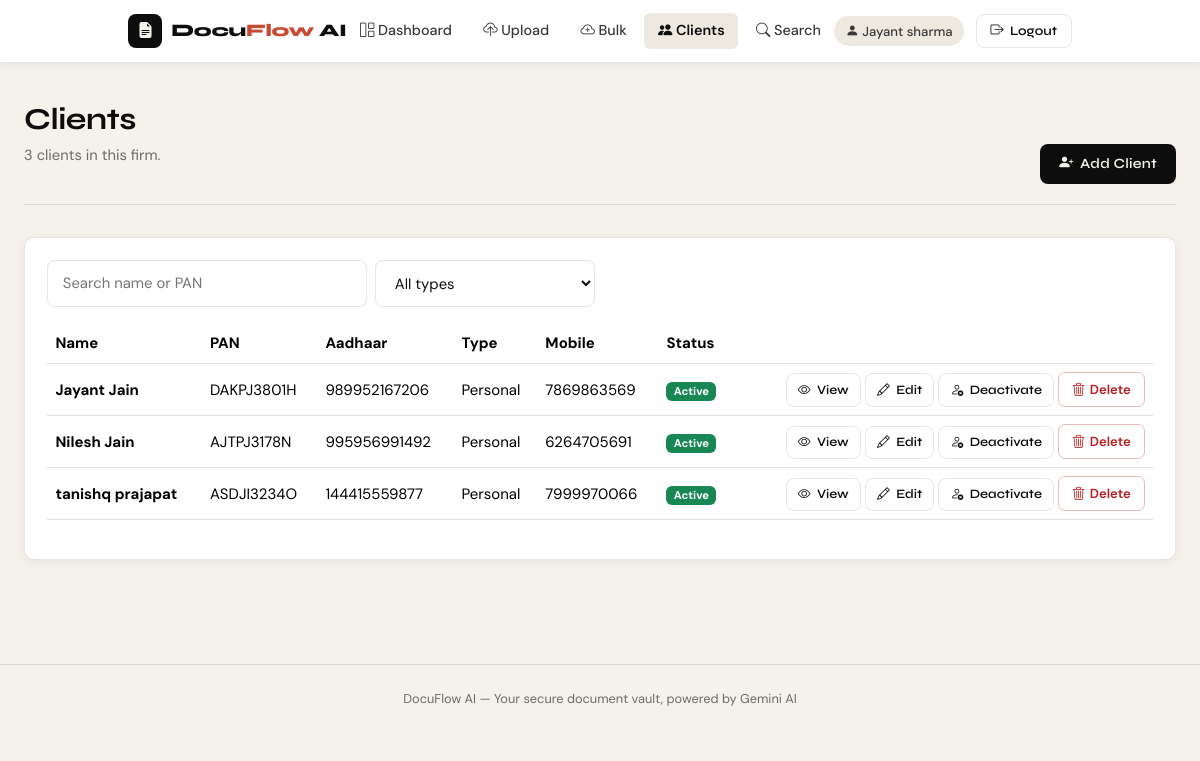
The page /clients (signed in) on the database its author committed.
### app/models/client.py (models this page shows)
class Client(db.Model):
    __tablename__ = "clients"
    id = db.Column(
        db.Integer,
        primary_key=True
    )
    firm_id = db.Column(
        db.Integer,
        db.ForeignKey("firms.id"),
        nullable=False
    )
    client_name = db.Column(
        db.String(255),
        nullable=False
    )
    mobile = db.Column(
        db.String(20)
    )
    email = db.Column(
        db.String(255)
    )
    pan_number = db.Column(
        db.String(20),
        nullable=False
    )
    aadhaar_number = db.Column(
        db.String(20)
    )
    created_at = db.Column(
        db.DateTime,
        server_default=db.func.now()
    )
    client_type = db.Column(
    db.String(50)
)
    is_primary_personal = db.Column(
    db.Boolean,
    default=False
)
    is_active = db.Column(
    db.Boolean,
    default=True,
    nullable=False
)
    google_drive_folder_id = db.Column(
    db.String(255)
)

### app/routes/clients.py (the view)
@clients_bp.route("/clients")
@login_required
def client_list():
    clients = Client.query.filter_by(
        firm_id=session["firm_id"]
    ).all()
    return render_template(
        "clients/list.html",
        clients=clients
    )

### app/utils/access_control.py (called while the page is built, shortened)
def login_required(f):
    @wraps(f)
    def decorated(*args, **kwargs):
        if "user_id" not in session:
            return redirect(url_for("auth.login"))
        return f(*args, **kwargs)
    return decorated

### app/templates/clients/list.html (shortened to what this page needs)
{% extends "base.html" %}
{% block content %}
<div class="page-header">
  <div>
    <h1>Clients</h1>
    <p class="subtitle">{{ clients|length }} client{{ 's' if clients|length != 1 }} in this firm.</p>
  </div>
  <a href="{{ url_for('clients.add_client') }}" class="btn-primary-custom">
    <i class="bi bi-person-plus-fill"></i> Add Client
  </a>
</div>
<div class="card-custom">
  <div class="card-body">
    {% if clients %}
    <div class="d-flex gap-2 mb-3 flex-wrap">
      <input class="form-control-custom"
             style="max-width:320px;"
             id="clientSearch"
             type="search"
             placeholder="Search name or PAN">
      <select class="form-control-custom"
              style="max-width:220px;"
              id="clientTypeFilter">
        <option value="">All types</option>
      </select>
    </div>
    <div class="table-responsive">
      <table class="table align-middle">
        <thead>
          <tr>
            <th>Name</th>
            <th>PAN</th>
            <th>Aadhaar</th>
            <th>Type</th>
            <th>Mobile</th>
            <th>Status</th>
            <th></th>
          </tr>
        </thead>
        <tbody>
          {% for client in clients %}
          <tr data-client-row
              data-name="{{ (client.client_name or '')|lower }}"
              data-pan="{{ (client.pan_number or '')|lower }}"
              data-type="{{ (client.client_type or '')|lower }}">
            <td><strong>{{ client.client_name }}</strong></td>
            <td>{{ client.pan_number }}</td>
            <td>{{ client.aadhaar_number or '-' }}</td>
            <td>{{ (client.client_type or '-')|title }}</td>
            <td>{{ client.mobile or '-' }}</td>
            <td>
              {% if client.is_active %}
              <span class="badge bg-success">Active</span>
              {% else %}
              <span class="badge bg-secondary">Inactive</span>
              {% endif %}
            </td>
            <td class="text-end">
              <a href="{{ url_for('clients.view_client', client_id=client.id) }}" class="btn-outline-custom" style="padding:0.35rem 0.7rem;font-size:0.8rem;">
                <i class="bi bi-eye"></i> View
              </a>
              <a href="{{ url_for('clients.edit_client', client_id=client.id) }}" class="btn-outline-custom" style="padding:0.35rem 0.7rem;font-size:0.8rem;">
                <i class="bi bi-pencil"></i> Edit
              </a>
              <form method="POST"
                    action="{{ url_for('clients.toggle_client_active', client_id=client.id) }}"
                    style="display:inline;"
                    onsubmit="return confirm('{{ 'Deactivate' if client.is_active else 'Activate' }} this client?');">
                <button type="submit"
                        class="btn-outline-custom"
                        style="padding:0.35rem 0.7rem;font-size:0.8rem;">
                  <i class="bi {{ 'bi-person-x' if client.is_active else 'bi-person-check' }}"></i>
                  {{ 'Deactivate' if client.is_active else 'Activate' }}
                </button>
              </form>
              <form method="POST"
                    action="{{ url_for('clients.delete_client', client_id=client.id) }}"
                    style="display:inline;"
                    onsubmit="return confirm('Delete this client?');">
                <button type="submit" class="btn-danger-custom" aria-label="Delete client">
                  <i class="bi bi-trash3"></i> Delete
                </button>
              </form>
            </td>
          </tr>
          {% endfor %}
        </tbody>
      </table>
    </div>
    {% else %}
    <div class="empty-state">
      <div class="empty-icon"><i class="bi bi-people"></i></div>
      <h3>No clients yet</h3>
      <p>Add first client to enable document matching.</p>
    </div>
    {% endif %}
  </div>
</div>
{% endblock %}

### static/css/style.css (style rules this page uses)
html { scroll-behavior: smooth; }

### app/templates/base.html (style rules this page uses)
:root { --ink: #0d0d0d; --ink-mid: #3a3a3a; --ink-soft: #6b6b6b; --paper: #f5f2eb; --paper-alt: #ede9e0; --accent: #c84b31; --accent-2: #2d6a4f; --accent-3: #e8b64b; --surface: #ffffff; --border: rgba(13,13,13,0.10); --shadow-sm: 0 2px 8px rgba(13,13,13,0.06); --shadow-md: 0 6px 24px rgba(13,13,13,0.10); --radius: 10px; --font-display: 'Syne', sans-serif; --font-body: 'DM Sans', sans-serif; }
*, *::before, *::after { box-sizing: border-box; margin: 0; padding: 0; }
body { font-family: var(--font-body); background-color: var(--paper); color: var(--ink); min-height: 100vh; font-size: 15px; line-height: 1.6; }
h1, h2, h3, h4, h5, h6 { font-family: var(--font-display); font-weight: 700; }
a { color: var(--accent); text-decoration: none; }
.btn-primary-custom { background: var(--ink); color: var(--paper); border: none; padding: 0.55rem 1.2rem; border-radius: 8px; font-family: var(--font-display); font-weight: 600; font-size: 0.88rem; letter-spacing: 0.2px; cursor: pointer; transition: background 0.15s, transform 0.1s; display: inline-flex; align-items: center; gap: 0.4rem; text-decoration: none; }
.btn-outline-custom { background: transparent; color: var(--ink); border: 1.5px solid var(--border); padding: 0.5rem 1.1rem; border-radius: 8px; font-family: var(--font-display); font-weight: 600; font-size: 0.88rem; cursor: pointer; transition: border-color 0.15s, background 0.15s; display: inline-flex; align-items: center; gap: 0.4rem; text-decoration: none; }
.btn-danger-custom { background: transparent; color: #b91c1c; border: 1.5px solid rgba(185,28,28,0.3); padding: 0.38rem 0.8rem; border-radius: 7px; font-size: 0.82rem; font-weight: 600; cursor: pointer; transition: background 0.15s; display: inline-flex; align-items: center; gap: 0.3rem; }
.page-header { margin-bottom: 2rem; padding-bottom: 1.25rem; border-bottom: 1.5px solid var(--border); display: flex; align-items: flex-end; justify-content: space-between; gap: 1rem; flex-wrap: wrap; }
.page-header h1 { font-size: 1.9rem; letter-spacing: -0.5px; line-height: 1.1; }
.page-header .subtitle { color: var(--ink-soft); font-size: 0.92rem; margin-top: 0.2rem; }
.card-custom { background: var(--surface); border: 1.5px solid var(--border); border-radius: var(--radius); box-shadow: var(--shadow-sm); overflow: hidden; transition: box-shadow 0.2s, transform 0.2s; }
.card-body { padding: 1.4rem; }
.form-control-custom { width: 100%; padding: 0.65rem 0.9rem; border: 1.5px solid var(--border); border-radius: 8px; background: var(--surface); font-family: var(--font-body); font-size: 0.93rem; color: var(--ink); transition: border-color 0.15s, box-shadow 0.15s; outline: none; }

### rows shown on the page
Client: client_name "Jayant Jain", pan_number "DAKPJ3801H", aadhaar_number "989952167206", client_type "Personal", mobile "7869863569", shows "Active", is_active "Deactivate"
Client: client_name "Nilesh Jain", pan_number "AJTPJ3178N", aadhaar_number "995956991492", client_type "Personal", mobile "6264705691", shows "Active", is_active "Deactivate"
Client: client_name "tanishq prajapat", pan_number "ASDJI3234O", aadhaar_number "144415559877", client_type "Personal", mobile "7999970066", shows "Active", is_active "Deactivate"

### other values the page prints
{{ session.full_name }} "Jayant sharma"
{{ clients|length }} "3"
{{ 's' if clients|length != 1 }} "s"
